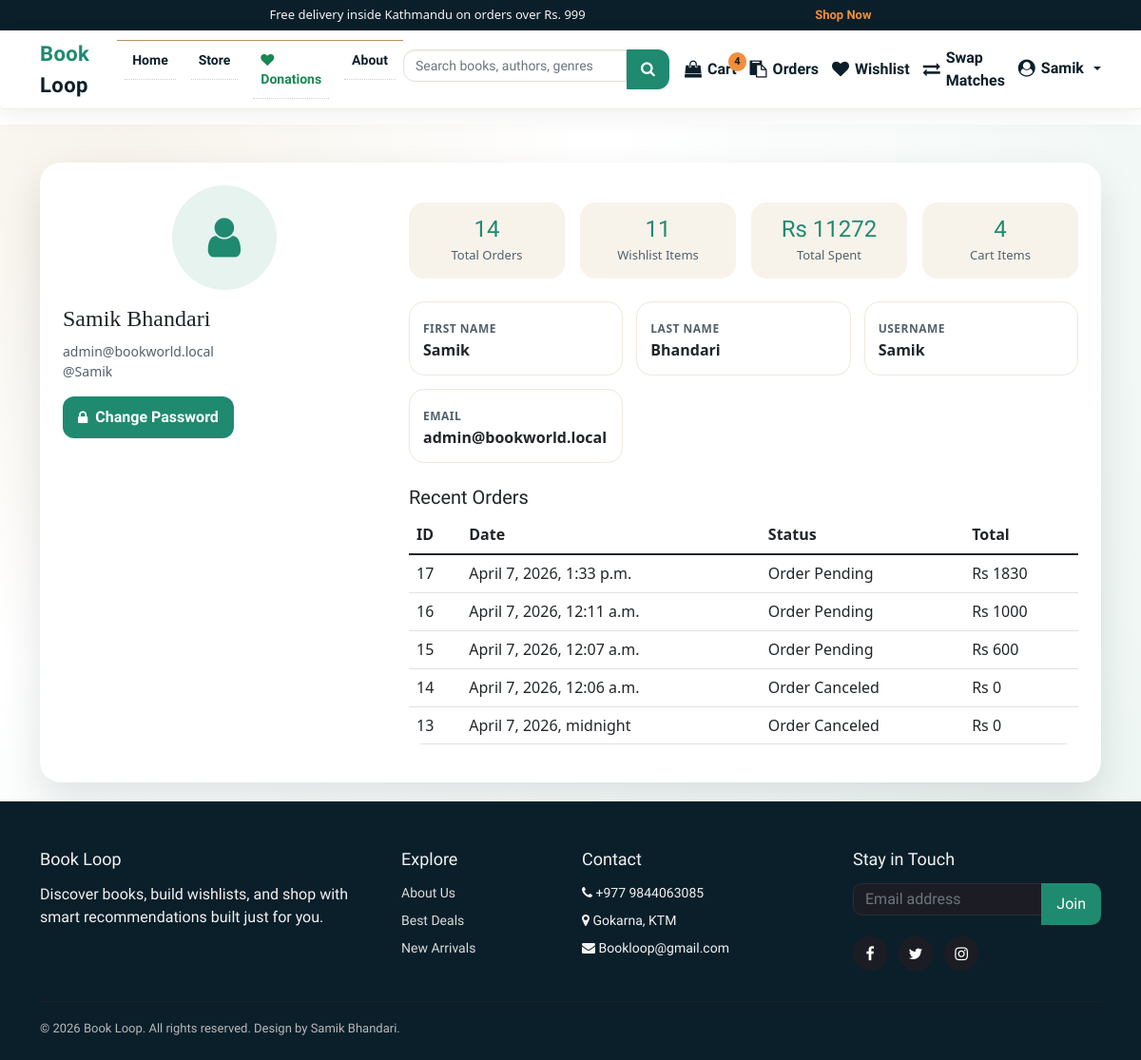
The page /profile/ (signed in) on the database as committed earlier.
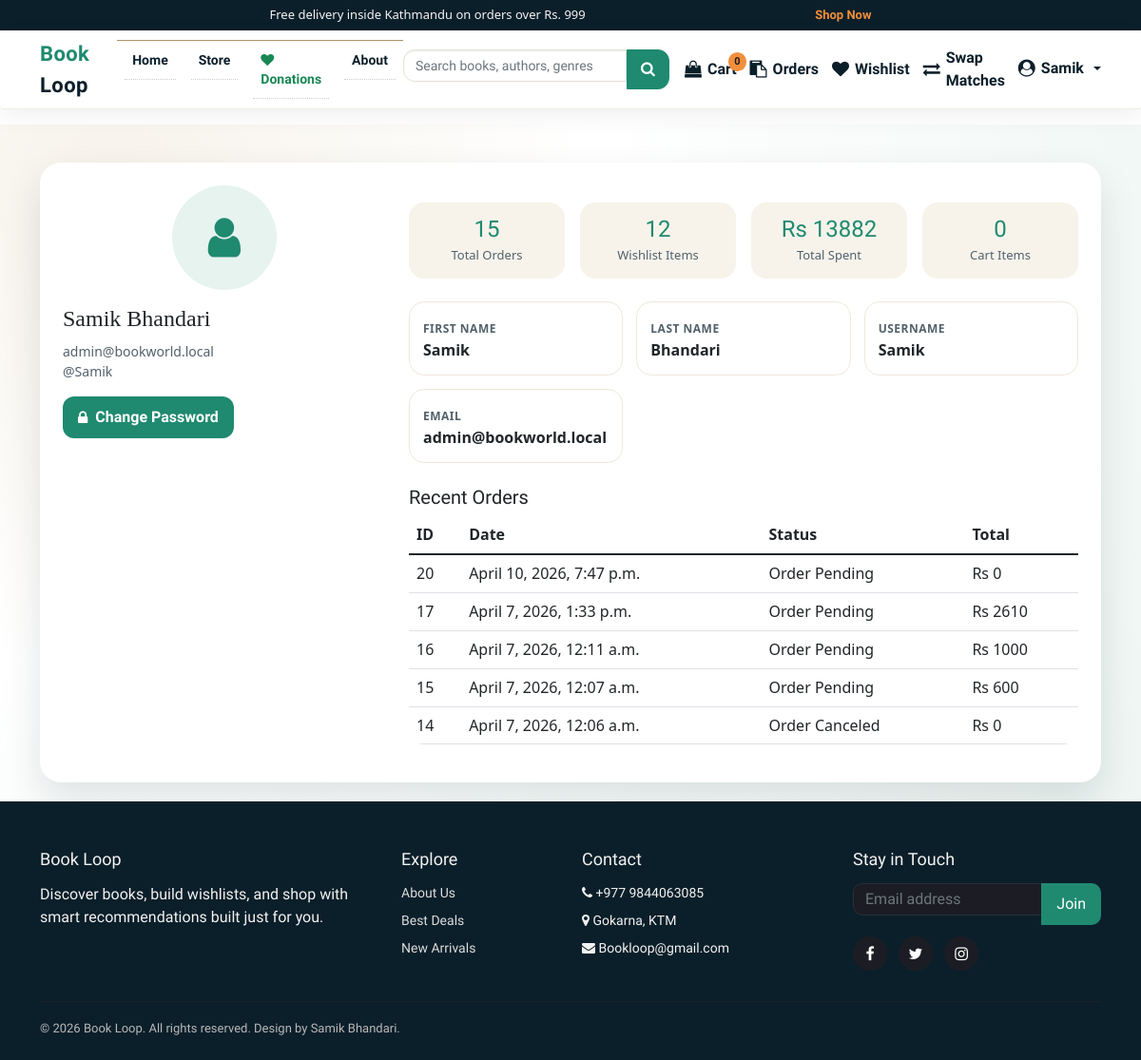
The same page on the database as committed later.
### books/models.py (models this page shows, shortened)
class Order(models.Model):
    user = models.CharField(max_length=20, null=True)
    date_ordered = models.DateTimeField(auto_now_add=True)
    complete = models.BooleanField(default=False)
    payment_method = models.CharField(max_length=20, choices=METHOD, default="Cash On Delivery")
    order_status = models.CharField(max_length=50, choices=ORDER_STATUS, default="Order Pending")
    transaction_id = models.CharField(max_length=200, null=True)
    @property
    def get_cart_total(self):
        items = self.orderitem_set.all()
        return sum([item.get_total for item in items])
    @property
    def get_cart_items(self):
        items = self.orderitem_set.all()
        return sum([item.quantity for item in items])

class OrderItem(models.Model):
    Book_name = models.ForeignKey(Product, on_delete=models.SET_NULL, null=True)
    order = models.ForeignKey(Order, on_delete=models.SET_NULL, null=True)
    quantity = models.IntegerField(default=0)
    date_added = models.DateTimeField(auto_now_add=True)
    @property
    def get_total(self):
        return self.Book_name.price * self.quantity

class Product(models.Model):
    Book_name = models.CharField(max_length=50)
    Author = models.CharField(max_length=50, default="")
    genre = models.CharField(max_length=300)
    description = models.CharField(max_length=1000, default="")
    price = models.IntegerField(default=0)
    pub_date = models.DateField(default=timezone.now)
    quantity = models.PositiveBigIntegerField(default=1)
    seller = models.ForeignKey(
        settings.AUTH_USER_MODEL,
        on_delete=models.SET_NULL,
        null=True,
        blank=True,
        related_name="products",
    )
    listing_type = models.CharField(
        max_length=10,
        choices=LISTING_CHOICES,
        default="sell",
    )
    listing_status = models.CharField(
        max_length=20,
        choices=LISTING_STATUS,
        default="approved",
    )
    swap_preference = models.CharField(
        max_length=255,
        blank=True,
        null=True,
        help_text="Title or genre of the book you want in exchange.",
    )
    condition = models.CharField(
        max_length=50,
        blank=True,
        null=True,
        help_text=(
            "Physical condition of the book for swapping "
            "(e.g. New, Like New, Good, Heavily Used)."
        ),
    )
    location = models.CharField(
        max_length=255,
        blank=True,
        null=True,
        help_text="City or neighborhood for the swap",
    )
    contact_email = models.EmailField(
        blank=True,
        null=True,
        help_text="Email for other users to contact you for swapping",
    )
    image = CloudinaryField("image", folder="bookloop_covers", null=True, blank=True)
    sequence = models.IntegerField(default=0)
    views = models.PositiveIntegerField(default=0)
    average_rating = models.FloatField(default=0.0)
    rating_count = models.PositiveIntegerField(default=0)

### books/views.py (the view)
# urls.py: path('profile/',views.profile,name="profile"),
@login_required
def profile(request):
    from authentication.models import UserProfile
    order, _ = Order.objects.get_or_create(
        user=request.user.username, complete=False
    )
    items         = order.orderitem_set.all()
    cartItems     = order.get_cart_items
    orders        = Order.objects.filter(user=request.user.username).order_by('-date_ordered')
    wishlist_count = Wishlist.objects.filter(user=request.user.username).count()
    total_spent   = sum([o.get_cart_total for o in orders.filter(complete=True)])
    recent_orders = orders[:5]
    user_profile, _ = UserProfile.objects.get_or_create(user=request.user)
    if request.method == 'POST' and request.FILES.get('avatar'):
        user_profile.avatar = request.FILES['avatar']
        user_profile.save()
        messages.success(request, 'Profile picture updated!')
        return redirect('profile')
    return render(request, 'profile.html', {
        'items':          items,
        'cartItems':      cartItems,
        'orders':         orders,
        'wishlist_count': wishlist_count,
        'total_spent':    total_spent,
        'recent_orders':  recent_orders,
        'user_profile':   user_profile,
    })

### authentication/models.py (called while the page is built)
    @property
    def is_bookshop_owner(self):
        return self.role == self.ROLE_BOOKSHOP

    @property
    def avatar_url(self):
        try:
            return self.avatar.url if self.avatar else None
        except Exception:
            return None

### transactions/context_processors.py (called while the page is built)
def cart_item_count(request):
    if not request.user.is_authenticated:
        return {"cart_count": 0, "cartItems": 0}
    total = (
        OrderItem.objects.filter(
            order__user=request.user.username,
            order__complete=False,
        ).aggregate(total=Sum("quantity"))
    ).get("total")
    cart_count = int(total or 0)
    return {"cart_count": cart_count, "cartItems": cart_count}

### templates/profile.html (shortened to what this page needs)
{% load static %}
{% include 'components/base/base-top.html' %}
{% include 'components/header/header.html' %}
<section class="profile-hero">
  <div class="container">
    <div class="profile-card">
      <div class="row g-4">
        <div class="col-lg-4 text-center text-lg-start">
          <form method="POST" enctype="multipart/form-data" id="avatar-form">
            <div class="avatar-wrap" onclick="document.getElementById('avatar-input').click()">
              {% if user_profile.avatar_url %}
                <img src="{{ user_profile.avatar_url }}" alt="Profile picture">
              {% else %}
                <div class="profile-avatar">
                  <i class="fa fa-user"></i>
                </div>
              {% endif %}
            </div>
          </form>
          <div class="profile-title">{{ request.user.get_full_name|default:request.user.username }}</div>
          <div class="profile-meta">{{ request.user.email }}</div>
          <div class="profile-meta">@{{ request.user.username }}</div>
          <div class="profile-actions" style="margin-top: 16px;">
            <a href="{% url 'changepassword' %}"><i class="fa fa-lock"></i> Change Password</a>
          </div>
        </div>
        <div class="col-lg-8">
          <div class="stats-grid">
            <div class="stat-card">
              <h4>{{ orders|length }}</h4>
              <span>Total Orders</span>
            </div>
            <div class="stat-card">
              <h4>{{ wishlist_count }}</h4>
              <span>Wishlist Items</span>
            </div>
            <div class="stat-card">
              <h4>Rs {{ total_spent }}</h4>
              <span>Total Spent</span>
            </div>
            <div class="stat-card">
              <h4>{{ cartItems }}</h4>
              <span>Cart Items</span>
            </div>
          </div>
          <div class="profile-section">
            <div class="info-grid">
              <div class="info-item">
                <label>First Name</label>
                <div>{{ request.user.first_name|default:"--" }}</div>
              </div>
              <div class="info-item">
                <label>Last Name</label>
                <div>{{ request.user.last_name|default:"--" }}</div>
              </div>
              <div class="info-item">
                <label>Username</label>
                <div>{{ request.user.username }}</div>
              </div>
              <div class="info-item">
                <label>Email</label>
                <div>{{ request.user.email|default:"--" }}</div>
              </div>
            </div>
          </div>
          <div class="recent-orders">
            <h5 class="mt-4" style="font-family: 'Merriweather', serif;">Recent Orders</h5>
            {% if recent_orders %}
            <div class="table-responsive">
              <table class="table table-hover align-middle">
                <thead>
                  <tr>
                    <th>ID</th>
                    <th>Date</th>
                    <th>Status</th>
                    <th>Total</th>
                  </tr>
                </thead>
                <tbody>
                  {% for order in recent_orders %}
                  <tr>
                    <td>{{ order.id }}</td>
                    <td>{{ order.date_ordered }}</td>
                    <td>{{ order.order_status }}</td>
                    <td>Rs {{ order.get_cart_total }}</td>
                  </tr>
                  {% endfor %}
                </tbody>
              </table>
            </div>
            {% else %}
              <p class="text-muted">No orders yet. Start browsing the store.</p>
            {% endif %}
          </div>
        </div>
      </div>
    </div>
  </div>
</section>
{% include 'components/footer/footer.html' %}
{% include 'components/base/base-bottom.html' %}

### templates/components/header/header.html (shortened to what this page needs)
{% load static %}
<link href="https://cdn.jsdelivr.net/npm/bootstrap@5.0.2/dist/css/bootstrap.min.css" rel="stylesheet">
<link rel="stylesheet" href="https://cdn.jsdelivr.net/npm/bootstrap-icons@1.5.0/font/bootstrap-icons.css">
<link rel="stylesheet" href="https://cdnjs.cloudflare.com/ajax/libs/font-awesome/4.7.0/css/font-awesome.min.css"/>
<div class="bw-topbar">
  <div class="container bw-offer">
    <span>Free delivery inside Kathmandu on orders over Rs. 999</span>
    <a href="{% url 'store' %}">Shop Now</a>
  </div>
</div>
<nav class="navbar navbar-expand-lg bw-nav">
  <div class="container">
    <a class="bw-brand" href="{% url 'home' %}"><span>Book</span> Loop</a>
    <div class="collapse navbar-collapse" id="bwNavbar">
      <ul class="navbar-nav me-auto mb-2 mb-lg-0">
        <li class="nav-item"><a class="nav-link" href="{% url 'home' %}">Home</a></li>
        <li class="nav-item"><a class="nav-link" href="{% url 'store' %}">Store</a></li>
        <li class="nav-item">
          <a class="nav-link fw-bold text-success" href="{% url 'browse_donations' %}">
            <i class="fa fa-heart"></i>
            Donations
          </a>
        </li>
        <li class="nav-item"><a class="nav-link" href="/about/">About</a></li>
      </ul>
      <form action="{% url 'search' %}" method="get" class="d-flex bw-search">
        <input type="text" name="q" class="form-control" placeholder="Search books, authors, genres" aria-label="Search">
        <button type="submit" class="btn"><i class="fa fa-search"></i></button>
      </form>
      <div class="bw-actions ms-lg-3">
        {% if request.user.is_authenticated %}
          <a class="bw-icon-btn" href="{% url 'cart' %}">
            <i class="fa fa-shopping-bag"></i>
            <span>Cart</span>
            <span class="bw-badge">{{ cart_count }}</span>
          </a>
          <a class="bw-icon-btn" href="{% url 'order' %}">
            <i class="fa fa-clipboard"></i>
            <span>Orders</span>
          </a>
          <a class="bw-icon-btn" href="{% url 'wishlist' %}">
            <i class="fa fa-heart"></i>
            <span>Wishlist</span>
          </a>
          <a class="bw-icon-btn" href="{% url 'swap_matches' %}">
            <i class="fa fa-exchange"></i>
            <span>Swap Matches</span>
          </a>
          <div class="dropdown bw-dropdown">
            <a class="bw-icon-btn dropdown-toggle" href="#" role="button" data-bs-toggle="dropdown" aria-expanded="false">
              <i class="fa fa-user-circle"></i>
              <span>{{ request.user.first_name|default:'Profile' }}</span>
            </a>
          </div>
        {% else %}
          <a class="bw-icon-btn" href="{% url 'login' %}"><i class="fa fa-user"></i><span>Login</span></a>
          <a class="bw-icon-btn" href="{% url 'reg' %}"><i class="fa fa-user-plus"></i><span>Register</span></a>
        {% endif %}
      </div>
    </div>
  </div>
</nav>

Rows that differ between the two databases and show on the page:
no longer on this page (row unchanged): Order: id "13", date_ordered "April 7, 2026, midnight", order_status "Order Canceled", get_cart_total "0"
added Order: id "20", date_ordered "April 10, 2026, 7:47 p.m.", order_status "Order Pending", get_cart_total "0"
changed Order "April 7, 2026, 1:33 p.m.": get_cart_total "1830" → "2610"
Other text that changed with them:
{{ cart_count }}: "4" → "0"
{{ orders|length }}: "14" → "15"
{{ wishlist_count }}: "11" → "12"
{{ total_spent }}: "11272" → "13882"
{{ cartItems }}: "4" → "0"
